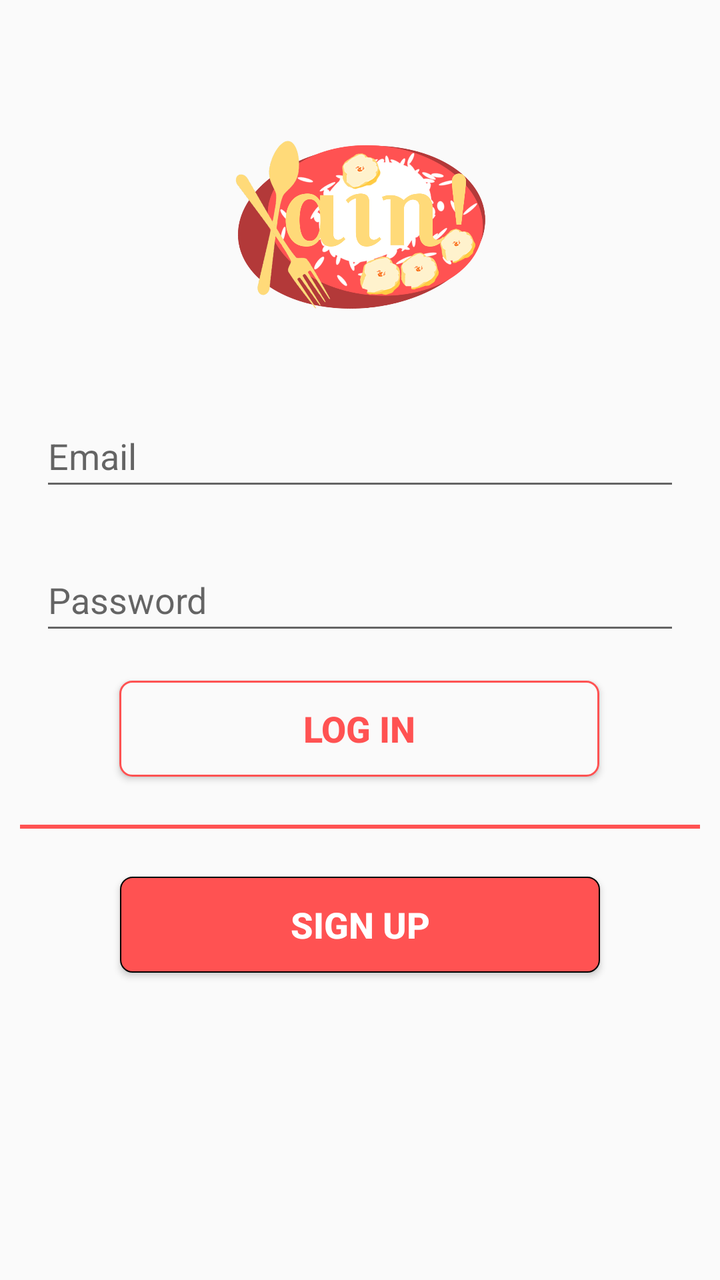
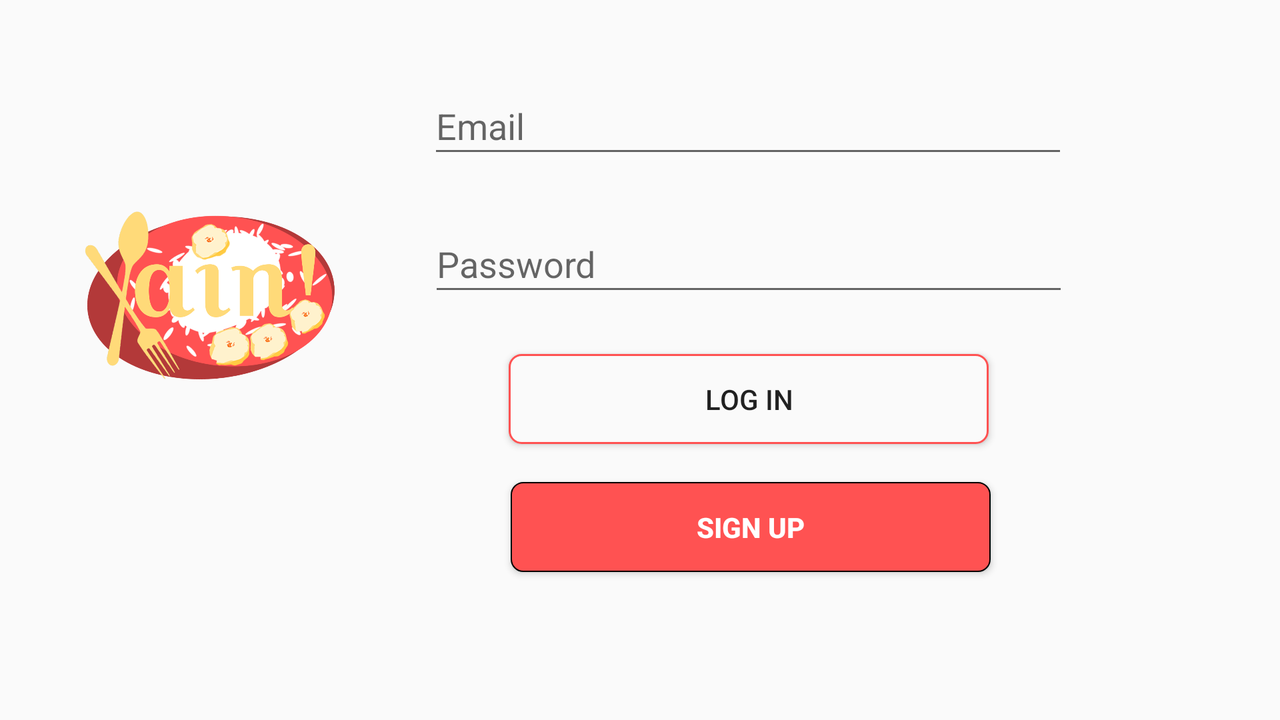

One screen, two layout resources from the same app: the default and the repository's alternative for another configuration. Each is rendered where Android would select it; the XML of both is given below.
<!-- AndroidManifest.xml: application theme AppTheme -->
<!-- res/layout/activity_main.xml -->
<?xml version="1.0" encoding="utf-8"?>
<android.support.constraint.ConstraintLayout xmlns:android="http://schemas.android.com/apk/res/android"
    xmlns:app="http://schemas.android.com/apk/res-auto"
    xmlns:tools="http://schemas.android.com/tools"
    android:layout_width="match_parent"
    android:layout_height="match_parent"
    android:focusableInTouchMode="true"
    android:background="#FAFAFA"
    tools:context=".MainActivity">




    <ImageView
        android:id="@+id/logoView"
        android:layout_width="125dp"
        android:layout_height="125dp"
        android:layout_marginStart="24dp"
        android:layout_marginTop="24dp"
        android:layout_marginEnd="24dp"
        android:layout_marginBottom="8dp"
        android:src="@mipmap/kain_logo"
        app:layout_constraintBottom_toBottomOf="parent"
        app:layout_constraintEnd_toEndOf="parent"
        app:layout_constraintStart_toStartOf="parent"
        app:layout_constraintTop_toTopOf="parent"
        app:layout_constraintVertical_bias="0.049" />

    <EditText
        android:id="@+id/editEmail"

        android:layout_width="320dp"
        android:layout_height="48dp"
        android:layout_marginStart="24dp"
        android:layout_marginTop="24dp"
        android:layout_marginEnd="24dp"
        android:ems="10"
        android:hint="Email"
        android:inputType="textEmailAddress"
        android:textSize="18sp"
        app:layout_constraintBottom_toBottomOf="parent"
        app:layout_constraintEnd_toEndOf="parent"
        app:layout_constraintStart_toStartOf="parent"
        app:layout_constraintTop_toBottomOf="@+id/logoView"
        app:layout_constraintVertical_bias="0.014" />

    <EditText
        android:id="@+id/editPass"

        android:layout_width="320dp"
        android:layout_height="48dp"
        android:layout_marginStart="24dp"
        android:layout_marginTop="24dp"
        android:layout_marginEnd="24dp"
        android:ems="10"
        android:hint="Password"
        android:inputType="textPassword"
        app:layout_constraintBottom_toBottomOf="parent"
        app:layout_constraintEnd_toEndOf="parent"
        app:layout_constraintStart_toStartOf="parent"
        app:layout_constraintTop_toBottomOf="@+id/editEmail"
        app:layout_constraintVertical_bias="0.0" />

    <Button
        android:id="@+id/loginBtn"
        android:layout_width="@dimen/buttonWidth"
        android:layout_height="@dimen/buttonHeight"
        android:layout_marginStart="24dp"
        android:textSize="@dimen/defFont"
        android:layout_marginTop="24dp"
        android:layout_marginEnd="24dp"
        android:layout_marginBottom="24dp"
        android:background="@drawable/round_border_btn"
        android:text="log in"
        style="@style/BorderFlat"
        app:layout_constraintBottom_toTopOf="@+id/divider"
        app:layout_constraintEnd_toEndOf="parent"
        app:layout_constraintHorizontal_bias="0.495"
        app:layout_constraintStart_toStartOf="parent"
        app:layout_constraintTop_toBottomOf="@+id/editPass"
        app:layout_constraintVertical_bias="1.0" />

    <View
        android:id="@+id/divider"
        android:layout_width="340dp"
        android:layout_height="2dp"
        android:layout_marginStart="24dp"
        android:layout_marginTop="8dp"
        android:layout_marginEnd="24dp"
        android:layout_marginBottom="8dp"
        android:background="@color/colorPrimary"
        android:visibility="visible"
        app:layout_constraintBottom_toBottomOf="parent"
        app:layout_constraintEnd_toEndOf="parent"
        app:layout_constraintStart_toStartOf="parent"
        app:layout_constraintTop_toTopOf="parent"
        app:layout_constraintVertical_bias="0.65" />

    <Button
        android:id="@+id/signBtn"
        style="@style/FilledFlat"
        android:textSize="@dimen/defFont"
        android:layout_width="@dimen/buttonWidth"
        android:layout_height="@dimen/buttonHeight"
        android:layout_marginStart="8dp"
        android:layout_marginTop="24dp"
        android:layout_marginEnd="8dp"
        android:layout_marginBottom="8dp"
        android:background="@drawable/round_btn"
        android:text="sign up"
        android:textStyle="normal|bold"
        app:layout_constraintBottom_toBottomOf="parent"
        app:layout_constraintEnd_toEndOf="parent"
        app:layout_constraintStart_toStartOf="parent"
        app:layout_constraintTop_toBottomOf="@+id/divider"
        app:layout_constraintVertical_bias="0.0" />

</android.support.constraint.ConstraintLayout>
<!-- resources referenced by this layout -->
<resources>
  <color name="colorPrimary">#ff5252</color>
  <dimen name="buttonHeight">48dp</dimen>
  <dimen name="buttonWidth">240dp</dimen>
  <dimen name="defFont">18dp</dimen>
  <!-- drawable round_border_btn (drawable) -->
  <?xml version="1.0" encoding="utf-8"?>
  <shape xmlns:android="http://schemas.android.com/apk/res/android" android:shape="rectangle">
      <corners android:radius="6dp"/>
      <stroke android:color="@color/colorPrimary" android:width="3px"/>
      <solid android:color="@color/defaultBackground"/>
  </shape>
  <!-- drawable round_btn (drawable) -->
  <?xml version="1.0" encoding="utf-8"?>
  <shape xmlns:android="http://schemas.android.com/apk/res/android" android:shape="rectangle">
      <corners android:radius="6dp"/>
      <solid android:color="@color/colorPrimary"/>
      <stroke android:color="@color/colorBlack" android:width="2px"/>
  </shape>
  <!-- mipmap kain_logo: png bitmap (mipmap-xhdpi, 211681 bytes) -->
  <style name="BorderFlat">
          <item name="android:textColor">@color/colorPrimary</item>
          <item name="android:paddingStart">@dimen/materialPadding</item>
          <item name="android:paddingEnd">@dimen/materialPadding</item>
          <item name="android:paddingTop">@dimen/materialPadding</item>
          <item name="android:paddingBottom">@dimen/materialPadding</item>
          <item name="android:textStyle">bold</item>
      </style>
  <style name="FilledFlat">
          <item name="android:textColor">@color/colorWhite</item>
          <item name="android:textStyle">bold</item>
          <item name="android:paddingStart">@dimen/materialPadding</item>
          <item name="android:paddingEnd">@dimen/materialPadding</item>
          <item name="android:paddingTop">@dimen/materialPadding</item>
          <item name="android:paddingBottom">@dimen/materialPadding</item>
      </style>
  <style name="AppTheme" parent="Theme.AppCompat.Light.NoActionBar">
          
          <item name="colorPrimary">@color/colorPrimary</item>
          <item name="colorPrimaryDark">@color/colorPrimaryDark</item>
          <item name="colorAccent">@color/colorAccent</item>
      </style>
  <color name="defaultBackground">#FAFAFA</color>
  <color name="colorBlack">#000000</color>
  <dimen name="materialPadding">4dp</dimen>
  <color name="colorWhite">#ffffff</color>
  <color name="colorPrimaryDark">#b33939</color>
  <color name="colorAccent">#ffda79</color>
</resources>
<!-- res/layout-land/activity_main.xml (the repository's variant of the layout above) -->
<!-- drawn on the phone turned sideways -->
<?xml version="1.0" encoding="utf-8"?>
<android.support.constraint.ConstraintLayout xmlns:android="http://schemas.android.com/apk/res/android"
    xmlns:app="http://schemas.android.com/apk/res-auto"
    xmlns:tools="http://schemas.android.com/tools"
    android:layout_width="match_parent"
    android:layout_height="match_parent"
    tools:context=".MainActivity">

    <Button
        android:id="@+id/signBtn"
        style="@style/FilledFlat"
        android:layout_width="240dp"
        android:layout_height="45dp"
        android:layout_marginStart="8dp"
        android:layout_marginTop="8dp"
        android:layout_marginEnd="8dp"
        android:layout_marginBottom="8dp"
        android:background="@drawable/round_btn"
        android:text="sign up"
        app:layout_constraintBottom_toBottomOf="parent"
        app:layout_constraintEnd_toEndOf="parent"
        app:layout_constraintHorizontal_bias="0.644"
        app:layout_constraintStart_toStartOf="parent"
        app:layout_constraintTop_toBottomOf="@+id/loginBtn"
        app:layout_constraintVertical_bias="0.145" />

    <ImageView
        android:id="@+id/logoView"
        android:layout_width="125dp"
        android:layout_height="125dp"
        android:layout_marginStart="24dp"
        android:layout_marginTop="24dp"
        android:layout_marginEnd="24dp"
        android:layout_marginBottom="8dp"
        android:src="@mipmap/kain_logo"
        app:layout_constraintBottom_toBottomOf="parent"
        app:layout_constraintEnd_toEndOf="parent"
        app:layout_constraintHorizontal_bias="0.039"
        app:layout_constraintStart_toStartOf="parent"
        app:layout_constraintTop_toTopOf="parent"
        app:layout_constraintVertical_bias="0.291" />

    <EditText
        android:id="@+id/editEmail"
        android:layout_width="320dp"
        android:layout_height="45dp"
        android:layout_marginStart="24dp"
        android:layout_marginTop="8dp"
        android:layout_marginEnd="24dp"
        android:layout_marginBottom="276dp"
        android:ems="10"
        android:hint="Email"
        android:inputType="textEmailAddress"
        app:layout_constraintBottom_toBottomOf="parent"
        app:layout_constraintEnd_toEndOf="parent"
        app:layout_constraintHorizontal_bias="0.699"
        app:layout_constraintStart_toStartOf="parent"
        app:layout_constraintTop_toTopOf="parent"
        app:layout_constraintVertical_bias="1.0" />

    <EditText
        android:id="@+id/editPass"
        android:layout_width="320dp"
        android:layout_height="45dp"
        android:layout_marginStart="24dp"
        android:layout_marginTop="24dp"
        android:layout_marginEnd="24dp"
        android:ems="10"
        android:hint="Password"
        android:inputType="textPassword"
        app:layout_constraintBottom_toBottomOf="parent"
        app:layout_constraintEnd_toEndOf="parent"
        app:layout_constraintHorizontal_bias="0.7"
        app:layout_constraintStart_toStartOf="parent"
        app:layout_constraintTop_toBottomOf="@+id/editEmail"
        app:layout_constraintVertical_bias="0.0" />

    <Button
        android:id="@+id/loginBtn"
        android:layout_width="240dp"
        android:layout_height="45dp"
        android:layout_marginStart="24dp"
        android:layout_marginTop="24dp"
        android:layout_marginEnd="24dp"
        android:background="@drawable/round_border_btn"
        android:text="log in"
        android:padding="16px"
        app:layout_constraintBottom_toBottomOf="parent"
        app:layout_constraintEnd_toEndOf="parent"
        app:layout_constraintHorizontal_bias="0.654"
        app:layout_constraintStart_toStartOf="parent"
        app:layout_constraintTop_toBottomOf="@+id/editPass"
        app:layout_constraintVertical_bias="0.0" />

</android.support.constraint.ConstraintLayout>
<!-- resources referenced by the variant -->
<!-- as the phone turned sideways resolves them -->
<resources>
  <!-- drawable round_border_btn (drawable) -->
  <?xml version="1.0" encoding="utf-8"?>
  <shape xmlns:android="http://schemas.android.com/apk/res/android" android:shape="rectangle">
      <corners android:radius="6dp"/>
      <stroke android:color="@color/colorPrimary" android:width="3px"/>
      <solid android:color="@color/defaultBackground"/>
  </shape>
  <!-- drawable round_btn (drawable) -->
  <?xml version="1.0" encoding="utf-8"?>
  <shape xmlns:android="http://schemas.android.com/apk/res/android" android:shape="rectangle">
      <corners android:radius="6dp"/>
      <solid android:color="@color/colorPrimary"/>
      <stroke android:color="@color/colorBlack" android:width="2px"/>
  </shape>
  <!-- mipmap kain_logo: png bitmap (mipmap-xhdpi, 211681 bytes) -->
  <style name="FilledFlat">
          <item name="android:textColor">@color/colorWhite</item>
          <item name="android:textStyle">bold</item>
          <item name="android:paddingStart">@dimen/materialPadding</item>
          <item name="android:paddingEnd">@dimen/materialPadding</item>
          <item name="android:paddingTop">@dimen/materialPadding</item>
          <item name="android:paddingBottom">@dimen/materialPadding</item>
      </style>
  <style name="AppTheme" parent="Theme.AppCompat.Light.NoActionBar">
          
          <item name="colorPrimary">@color/colorPrimary</item>
          <item name="colorPrimaryDark">@color/colorPrimaryDark</item>
          <item name="colorAccent">@color/colorAccent</item>
      </style>
  <color name="colorPrimary">#ff5252</color>
  <color name="defaultBackground">#FAFAFA</color>
  <color name="colorBlack">#000000</color>
  <color name="colorWhite">#ffffff</color>
  <dimen name="materialPadding">4dp</dimen>
  <color name="colorPrimaryDark">#b33939</color>
  <color name="colorAccent">#ffda79</color>
</resources>
